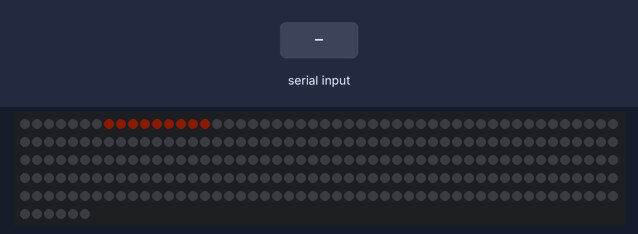
Bench run of a sketch on a simulated Arduino Uno, built with avr-gcc and run on an emulated ATmega328P. On the bench: 256 RGB LEDs in strip order, left to right, continuing on the next row. Inputs (shaded band) come from the test bench. Dim RGB values are drawn brighter than linear; the modem accepts every AT command (registered, SIM ready, sends succeed) and sends nothing else; what the sketch prints to the serial monitor is not drawn.

Above: at 0.9 s.
2.9 s: "N90\n" received over the second serial link
4.5 s: "S90\n" received over the second serial link
6.1 s: "C90\n" received over the second serial link
Timing chart, 0 to 9.1 s (numbered marks = the images above; inputs shaded):
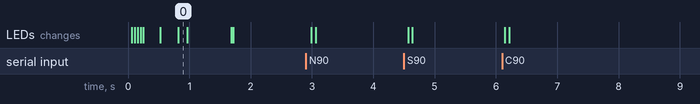

The sketch:

ELM_parse7.ino
```cpp
#include <AltSoftSerial.h>
#include <FastLED.h>

//Serial stuff
AltSoftSerial obd;

//LED stuff
#define NUM_LEDS 256
#define DATA_PIN 3
#define POS_COLOR CRGB::DarkRed
#define NEG_COLOR CRGB::Cyan
#define CENTER_COLOR CRGB::White
#define CENTER_INDEX 15

CRGB leds[NUM_LEDS];

//misc
int counter = 0;
int val;
int valScaled = 0;

int MAP = 0;
int ABP = 0;
int LOAD = 0;
int ERR = 0;
int PID_SEL = 1;

unsigned long prevTime = 0;
unsigned long prevTime2 = 0;
unsigned long prevTime3 = 0;

void setup() {
  Serial.begin(38400);
  obd.begin(38400);
  obd.setTimeout(1);

  FastLED.addLeds<WS2812, DATA_PIN, GRB>(leds, NUM_LEDS);  // GRB ordering is typical
  FastLED.setBrightness(10);
  for (int i = 15; i >= 0; i--)
  {
    leds[i] = CRGB::OrangeRed;
    FastLED.show();
    delay((i*3));
  }
  delay(200);

  for (int i = 0; i < 16; i++)
  {
    leds[i] = CRGB::Black;
    FastLED.show();
    delay(5);
  }

  delay(100); //1E3 worked
  //obd.println("ATZ"); //set protocol 6
  delay(100);
  obd.println("ATSP6"); //set protocol 6
  delay(100);
  obd.println("ATAL"); //allow >7 byte msg
  delay(100);
  obd.println("ATE0"); //turn off echo
  delay(100);
  obd.println("ATS0"); //turn off spaces
  delay(100);
  obd.readString(); //clear
  delay(100);
}

void loop() {
  unsigned long currTime = millis();

  if (1) { //ERR == 0
    //Serial.println("OK");
    //Serial.print("Counter: ");
    //Serial.prfintln(counter);
    val = MAP - ABP;
    if (ERR != 0)
      val = 0;

    Serial.println(val);
    if (val > 0) { //positive pressure
      valScaled = map(val, 0, 70, 0, 15);
    } else
      valScaled = map(val, -10, 0, -10, 0);
    //if (ERR != 0)
    //  valScaled = 0;

      Serial.print("valScaled:" );
      Serial.println(valScaled);
      Serial.print("counter:" );
      Serial.println(counter);

    if (counter >= abs(valScaled-15)) { //go up (down) counter init 15
      if (counter > 14)
      {
        //Serial.println("neg");
        leds[counter-15] = CRGB::Black;
      } else
        leds[counter] = POS_COLOR;
      counter--;
    }

    if (counter < abs(valScaled-15)) { //go down (up)
      if (counter > 14)
      {
        //Serial.println("neg");
        leds[counter-15] = NEG_COLOR;
      } else
        leds[counter] = CRGB::Black;
      counter++;
    }
    if (ERR == 0) //only set center if no errors. saw flickering in error states
      leds[CENTER_INDEX] = CENTER_COLOR;
    FastLED.show();

    //Serial.println(counter);
  } if (ERR == -1) { //CAN ERROR
    leds[CENTER_INDEX] = CRGB::Purple;
    FastLED.show();
  } else if (ERR == -2) { //NO DATA
    leds[CENTER_INDEX] = CRGB::Pink;
    FastLED.show();
  } else if (ERR == -3) { //STOPPED (engine off, not start/stop)
    leds[CENTER_INDEX] = CRGB::Green;
    FastLED.show();
  } else if (ERR == -4) { //BAD FRAME
    leds[CENTER_INDEX] = CRGB::Magenta;
    FastLED.show();
  }

  if ((currTime - prevTime >= 50)) { //poll and process every 50 ms
    getData();
    prevTime = currTime;
  }

  if (currTime - prevTime2 >= 1000)
  {
    //Serial.println("brightness");
    prevTime2 = currTime;
  }

  if (currTime - prevTime3 >= 5000)
  {
    //Serial.println("poll ABP---------------------------------");
    PID_SEL = 1;
    prevTime3 = currTime;
  }

  delay(17);
  /*
   * poll 50 delay 18 good
   */
}


int getData() { //whatever that is in the character array is still represented in hex.
  char response[32] = {};
  char MAParr[3] = {};
  char LOADarr[3] = {};
  if (PID_SEL == 1)
  {
    obd.println("010B331"); //MAP + ABP
    Serial.println("Requesting MAP+ABP");
  }
  else
    obd.println("010B1"); //MAP + LOAD 010B041

  //delay(50); //wait for buffer to fill
  int index = 0; //reset array index
  int incoming = 0; //set ic to zero

  while (incoming != -1) //reads in all the way until CR
  {
    incoming = obd.read(); //read in character (as integer) and destroy
    if (incoming != -1) //ignores -1
    {
      response[index] = incoming;
      index++;
    }
  }

  //error checking
  if (response[0] == 'C') { //CAN ERROR
    Serial.println("CAN ERROR");
    ERR = -1;
  } else if (response[0] == 'N') { //NO DATA
    Serial.println("NO DATA");
    ERR = -2;
  } else if (response[0] == 'S') { //STOPPED
    Serial.println("STOPPED");
    ERR = -3;
  } else if (response[0] != '4') { //BAD FRAME
    Serial.println("BAD FRAME");
    ERR = -4;
  } else {
    ERR = 0;
    MAParr[0] = response[4]; //4
    MAParr[1] = response[5]; //5

    LOADarr[0] = response[8]; //8
    LOADarr[1] = response[9]; //9

    MAP = strtol(&MAParr[0], NULL, 16);

    //worked in theory but not in practice. turns out response is one cycle late.
    /*if (PID_SEL == 1) { //ABP
      Serial.println("Setting ABP to LOAD (ABP requested)");
      ABP = LOAD;
      PID_SEL = 0;
    }*/
    //this will wait until it sees 33. if it does, parse as expected.
    if (response[6] == '3')
    {
      ABP = strtol(&LOADarr[0], NULL, 16);
    } else {
      LOAD = strtol(&LOADarr[0], NULL, 16);
    }


    PID_SEL = 0;

    //print array contents
    //41 0B 64 normal response
    for (int i = 0; i < index; i++)  {
      Serial.print(response[i]);
    }
      Serial.println();

    Serial.print("TURBO: ");
    Serial.println(val);
    Serial.print("LOAD: ");
    Serial.println(LOAD);
    Serial.print("ABP: ");
    Serial.println(ABP);
  }
}
```
